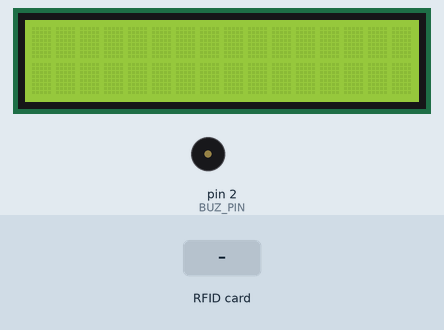
The sketch below on a simulated Arduino Uno, built with avr-gcc and run on an emulated ATmega328P. Shown: 16×2 character LCD, buzzer (waves = sounding). Inputs (shaded band) come from the test bench. What the sketch prints to the serial monitor is not drawn.

Above: at 1.3 s.
1.4 s: RFID card 5E 7A 19 C4 held to the reader
At 1.5 s:
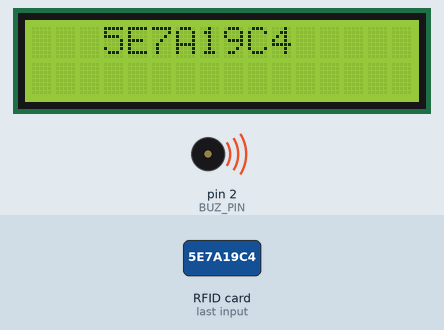
At 2.6 s:
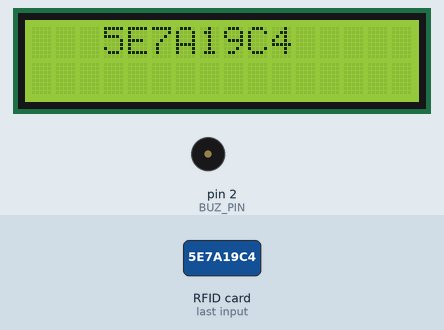
Timing chart, 0 to 4.4 s (numbered marks = the images above; inputs shaded):
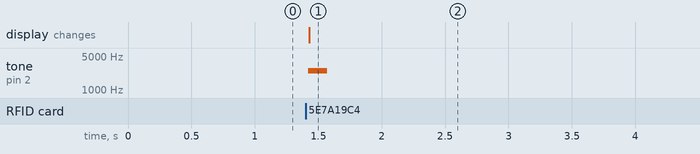

The sketch:

FinalProject.ino
```cpp
#include <LiquidCrystal_I2C.h>
#include <SPI.h>
#include <MFRC522.h>


// Piezo
#define BUZ_PIN 2
// LCD
LiquidCrystal_I2C lcd(0x27, 16, 2);
// MFRC
#define SS_PIN 10
#define RST_PIN 9

byte readCard[4];
String tagID = "";
MFRC522 mfrc522(SS_PIN, RST_PIN); // Create MFRC522 instance

void setup() {
  // put your setup code here, to run once:

  // Setup SPI & MFRC
  Serial.begin(115200);

  // Setup Buzzer
  pinMode(BUZ_PIN, OUTPUT);

  SPI.begin();
  mfrc522.PCD_Init();

  // Setup LCD
  lcd.init();
  lcd.backlight();
}

void loop() {
  // put your main code here, to run repeatedly:

  while(readID()) {
    Serial.println(tagID);
    tone(BUZ_PIN, 2500, 150);
    lcd.setCursor(3,0);
    lcd.print(tagID);
  }
}


//Read new tag if available
boolean readID()
{
  //Check if a new tag is detected or not. If not return.
  if ( ! mfrc522.PICC_IsNewCardPresent())
  {
    return false;
  }
  //Check if a new tag is readable or not. If not return.
  if ( ! mfrc522.PICC_ReadCardSerial())
  {
    return false;
  }
  tagID = "";
  // Read the 4 byte UID
  for ( uint8_t i = 0; i < 4; i++)
  {
    //readCard[i] = mfrc522.uid.uidByte[i];
    tagID.concat(String(mfrc522.uid.uidByte[i], HEX)); // Convert the UID to a single String
  }
  tagID.toUpperCase();
  mfrc522.PICC_HaltA(); // Stop reading


  Serial.println("Test 2 True");

  return true;
}
```

Measured:
- after the input at 1.4 s, tone on pin 2 (BUZ_PIN): silent → 2500 Hz at once, → silent 0.15 s later; the display: changes at once (image 1)
